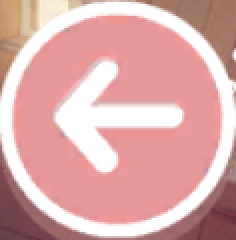
#> input picture assets/resource/image/alliance/commission_back_arrow.png, 118 x 120 px (shown 2 times larger); its folder holds only this picture in this run
$ python -i qjnn_home_random_visit.py   (imports and definitions only)
#> lines starting #> are read from the running program, lines starting #| are printed output that depends on the picture
#> further down, picture is the input picture: shape (120, 118, 3); mean B, G, R 170.2, 171.7, 221.3
### agent/qjnn_alliance_commission.py
from __future__ import annotations

import re
import time
from dataclasses import dataclass
from pathlib import Path
from typing import Callable, Protocol

from qjnn_alliance_click import alliance_business_click
from qjnn_alliance_capture import (
    AllianceCaptureManager,
)
from qjnn_common_popup import guard_runtime_session, poll_target_with_common_popups

try:
    from maa.custom_action import CustomAction
except ImportError:  # MaaFramework is optional for offline OCR/state-machine tests.
    CustomAction = object


PROJECT_ROOT = Path(__file__).resolve().parent.parent
ALLIANCE_TEMPLATE_ROOT = PROJECT_ROOT / "assets" / "resource" / "image" / "alliance"
COMMISSION_BACK_TEMPLATE = ALLIANCE_TEMPLATE_ROOT / "commission_back_arrow.png"

ALLIANCE_REFERENCE_SIZE = (900, 1600)
ALLIANCE_ENTRY_ROI = (430, 300, 300, 230)
ALLIANCE_TITLE_ROI = (240, 15, 420, 120)
ALLIANCE_COMMISSION_ENTRY_ROI = (300, 950, 300, 200)
COMMISSION_REMAINING_ROI = (550, 1450, 350, 150)
COMMISSION_CHAPTER_SWITCH_ROI = (0, 1320, 240, 280)
COMMISSION_IN_PROGRESS_ROI = (160, 350, 650, 950)
COMMISSION_COMPLETE_ROI = (40, 1080, 760, 180)
COMMISSION_BACK_ROI = (0, 180, 150, 170)

COMMISSION_BACK_CLICK_POINT = (70, 265)
SETTLEMENT_OUTSIDE_FIRST_POINT = (450, 200)
SETTLEMENT_OUTSIDE_SECOND_POINT = (450, 1400)
COMMISSION_NODE_Y_OFFSET = 75

ALLIANCE_OCR_ATTEMPTS = 3
ALLIANCE_OCR_RETRY_WAIT_SECONDS = 0.5
ALLIANCE_PAGE_WAIT_SECONDS = 0.8
ALLIANCE_SETTLEMENT_TIMEOUT_SECONDS = 20.0
ALLIANCE_SETTLEMENT_POLL_SECONDS = 0.5
ALLIANCE_POST_SETTLEMENT_TIMEOUT_SECONDS = 10.0
ALLIANCE_MAX_COMMISSION_LOOPS = 5
COMMISSION_BACK_THRESHOLD = 0.80
COMMISSION_SEARCH_SWIPES = (
    (450, 1150, 450, 550), (450, 550, 450, 1150),
    (450, 550, 450, 1150), (450, 1150, 450, 550),
    (700, 800, 200, 800), (200, 800, 700, 800),
    (200, 800, 700, 800), (700, 800, 200, 800),
)


@dataclass(frozen=True)
class Rect:
    x: int
    y: int
    width: int
    height: int

    @property
    def right(self) -> int:
        return self.x + self.width

    @property
    def bottom(self) -> int:
        return self.y + self.height

    @property
    def center(self) -> tuple[int, int]:
        return self.x + self.width // 2, self.y + self.height // 2

    # [6 lines left out: function union, not called in this run]


@dataclass(frozen=True)
class OcrItem:
    text: str
    box: Rect
    score: float = 0.0


@dataclass(frozen=True)
class AllianceCommissionResult:
    success: bool
    remaining_count: int | None
    loops: int
    reason: str


class AllianceSession(Protocol):
    def capture_frame(self): ...

    def recognize_text(self, frame) -> list[OcrItem]: ...

    def click(self, x: int, y: int) -> None: ...

    def swipe(self, x1: int, y1: int, x2: int, y2: int, duration: int): ...

    def sleep(self, seconds: float) -> None: ...

    def monotonic(self) -> float: ...

    def back_arrow_score(self, frame) -> float: ...


def _normalize_text(text: str) -> str:
    return re.sub(r"\s+", "", text).replace("：", ":")


# [24 lines left out: functions map_alliance_reference_point, _scaled_roi, not called in this run]


def _box_in_roi(box: Rect, roi: Rect) -> bool:
    center_x, center_y = box.center
    return roi.x <= center_x <= roi.right and roi.y <= center_y <= roi.bottom


# [146 lines left out: functions find_text_box, find_alliance_entry_box, find_alliance_home, parse_remaining_count, detect_commission_map, find_in_progress_box and 3 more, not called in this run]


def special_confirmation_visible(items):
    return any(_normalize_text(i.text).startswith(("快速过关", "是否只快速完成")) for i in items)


# [40 lines left out: functions parse_short_completion, completed_commission_detail, not called in this run]


def _inset(box):
    margin = max(1, min(box.width, box.height) // 6)
    return Rect(box.x + margin, box.y + margin, box.width - 2*margin, box.height - 2*margin)


# [252 lines left out: functions _stable_commission_click, _outside_target, search_active_commission, _retry_snapshot, _poll_snapshot, wait_for_commission_settlement and 3 more, not called in this run]


def _click_reference_point(session: AllianceSession, frame, point: tuple[int, int]) -> None:
    height, width = frame.shape[:2]
    alliance_business_click(session, *map_alliance_reference_point(point, width, height))


# [334 lines left out: functions exit_commission_map, run_alliance_commission_map, run_alliance_commission_from_home, run_alliance_commission_resume, run_alliance_commission, commission_back_arrow_score and 1 more, not called in this run]


class AllianceCommissionAction(CustomAction):
    def __init__(self, alliance_capture: AllianceCaptureManager | None = None) -> None:
        super().__init__()
        self._alliance_capture = alliance_capture

    # [13 lines left out: function run, not called in this run]


class AllianceCommissionSettlementDebugAction(CustomAction):
    """Thin entry that resumes only the shared settlement state machine."""

    def __init__(self, alliance_capture: AllianceCaptureManager | None = None) -> None:
        super().__init__()
        self._alliance_capture = alliance_capture

    # [13 lines left out: function run, not called in this run]


class AllianceCommissionMapExitAction(CustomAction):
    """Exit only a confirmed 0/5 commission map using the shared safe helper."""

    def __init__(self) -> None:
        super().__init__()

    # [10 lines left out: function run, not called in this run]

### agent/qjnn_home_random_visit.py
from __future__ import annotations

from app_paths import DATA_ROOT

import math
from dataclasses import dataclass
from enum import Enum
from functools import lru_cache
from pathlib import Path
from typing import Callable, Protocol, Sequence

from qjnn_alliance_commission import OcrItem, Rect
from qjnn_common_popup import GlobalTransientResult, handle_transient_if_present, detect_common_safe_popup
from qjnn_diagnostic import DiagnosticFrameStore
from qjnn_home import detect_home_page
from qjnn_home_progress import HomeTaskProgress, RANDOM_VISIT_LIMIT
from qjnn_home_life_bits import (
    HomeLifeBitsState,
    _make_runtime_session,
    detect_home_life_bits_state,
)
from qjnn_home_room_entry import (
    HOME_ROOM_TRANSITION_WAIT_SECONDS,
    enter_home_room,
    exit_home_room,
    home_room_exit_safe_rect,
    wait_before_home_room_click,
)

try:
    from maa.custom_action import CustomAction
except ImportError:  # MaaFramework is optional for static and offline tests.
    CustomAction = object


PROJECT_ROOT = Path(__file__).resolve().parent.parent
HOME_RANDOM_VISIT_DIAGNOSTIC_DIR = (
    DATA_ROOT / "images" / "debug" / "pipeline" / "home_random_visit"
)
# Include one extra confirmed jump: initial menu entry is not proof that the
# game's daily visit counter advanced. Never count a click without a transition.
RANDOM_VISIT_TARGET = RANDOM_VISIT_LIMIT
RANDOM_VISIT_OCR_THRESHOLD = 0.60
RANDOM_VISIT_STATE_ATTEMPTS = 5
RANDOM_VISIT_POLL_SECONDS = 0.5
RANDOM_VISIT_RETURN_ATTEMPTS = 3
VISIT_MENU_OPEN_ATTEMPTS = 3
VISIT_MENU_OPEN_TIMEOUT_SECONDS = 20.0
RANDOM_VISIT_TRANSITION_TIMEOUT_SECONDS = 20.0
RANDOM_VISIT_LOADING_TIMEOUT_SECONDS = 20.0
RANDOM_VISIT_STABLE_ROOM_FRAMES = 3
RANDOM_VISIT_STABLE_ROOM_MIN_SECONDS = 1.5
RANDOM_VISIT_TRANSITION_MISS_FRAMES = 2
RANDOM_VISIT_TRANSITION_MIN_SECONDS = 0.5
RANDOM_VISIT_LOADING_TRACE_SECONDS = 8.0
RANDOM_VISIT_LOADING_TRACE_INTERVAL_SECONDS = 0.2
RANDOM_VISIT_LOADING_TRACE_MAX_SAVED_FRAMES = 30
HOME_RANDOM_VISIT_REFERENCE_SIZE = (720, 1280)
HOME_RANDOM_VISIT_LOADING_TRACE_DIR = (
    HOME_RANDOM_VISIT_DIAGNOSTIC_DIR / "loading_trace"
)
HOME_RANDOM_VISIT_LOADING_TEMPLATE_DIR = (
    PROJECT_ROOT / "assets" / "resource" / "image" / "home_random_visit"
)
HOME_RANDOM_VISIT_LOADING_TEMPLATES = tuple(
    HOME_RANDOM_VISIT_LOADING_TEMPLATE_DIR / f"loading_snowflake_{index:02d}.png"
    for index in range(1, 4)
)
HOME_RANDOM_VISIT_LOADING_ROI = (310, 585, 100, 105)
HOME_RANDOM_VISIT_LOADING_TEMPLATE_SIZE = (65, 69)
HOME_RANDOM_VISIT_LOADING_THRESHOLD = 0.46
HOME_RANDOM_VISIT_LOADING_CANNY = (50, 120)

# Verified offline against QJNN_HomeRandomVisitEntrySafeRectTodo_001.png.
# Runtime derives this reference result from the current "外出拜访" OCR label;
# the label itself is not treated as the interactive surface.
HOME_RANDOM_VISIT_ENTRY_SAFE_RECT = (642, 669, 44, 44)
VISIT_ENTRY_ICON_SAFE_SIZE = (44, 44)
VISIT_ENTRY_ICON_CENTER_Y_FROM_TEXT_TOP = -35
# Verified against the real VISIT_MENU screenshots.  The OCR anchor must stay
# inside the third button, then runtime clicks this fixed interior SafeRect.
VISIT_MENU_RANDOM_BUTTON_RECT = (256, 616, 206, 84)
VISIT_MENU_RANDOM_BUTTON_SAFE_RECT = (294, 627, 150, 50)
# QJNN_HomeRandomVisitLoadingClassifierTodo_001.png is historically named but
# is actually a fully loaded VISITING_ROOM frame, not a Loading positive.
VISITING_ROOM_RANDOM_ICON_SAFE_RECT = (632, 1168, 48, 48)
VISITING_ROOM_RANDOM_ICON_SAFE_SIZE = (48, 48)
VISITING_ROOM_RANDOM_ICON_CENTER_X_FROM_TEXT_CENTER = 12
VISITING_ROOM_RANDOM_ICON_CENTER_Y_FROM_TEXT_TOP = -34
# Verified offline against QJNN_HomeRandomVisitBackSafeRectTodo_001.png.
# The pink circular button spans about x=8..105, y=3..102 at 720x1280;
# this conservative interior rectangle stays clear of its circular edge.
VISITING_ROOM_BACK_SAFE_RECT = (28, 22, 56, 56)

Targeter = Callable[[OcrItem, object], Rect | None]
VisitingClassifier = Callable[[Sequence[OcrItem], object], bool]
LoadingClassifier = Callable[[Sequence[OcrItem], object], bool]
LoadingTraceWriter = Callable[[int, float, object], bool]


class RandomVisitState(str, Enum):
    HOME_P1 = "HOME_P1"
    HOME_P2 = "HOME_P2"
    HOME_P3 = "HOME_P3"
    ROOM_MAIN = "ROOM_MAIN"
    VISIT_MENU = "VISIT_MENU"
    VISITING_ROOM = "VISITING_ROOM"


class RandomVisitTransitionPhase(str, Enum):
    CLICKED_PENDING = "CLICKED_PENDING"
    TRANSITION_STARTED = "TRANSITION_STARTED"
    SETTLING = "SETTLING"
    STABLE_VISITING_ROOM = "STABLE_VISITING_ROOM"


@dataclass(frozen=True)
class RandomVisitSnapshot:
    state: RandomVisitState
    frame: object
    items: list[OcrItem]
    target: Rect | None = None
    back_target: Rect | None = None


@dataclass(frozen=True)
class RandomVisitResult:
    success: bool
    start_state: str
    successful_visits: int
    reason: str
    final_snapshot: RandomVisitSnapshot | None = None


@dataclass(frozen=True)
class LoadingTraceResult:
    captured_frames: int
    saved_frames: int
    elapsed_seconds: float


@dataclass(frozen=True)
class LoadingProbe:
    score: float
    template_index: int | None


@dataclass(frozen=True)
class LoadingMissTraceFrame:
    frame_index: int
    elapsed_seconds: float
    frame: object


class RandomVisitSession(Protocol):
    def capture_frame(self): ...
    def recognize_text(self, frame) -> list[OcrItem]: ...
    def click(self, x: int, y: int) -> None: ...
    def sleep(self, seconds: float) -> None: ...
    def monotonic(self) -> float: ...


def _normalize(value: str) -> str:
    return "".join(str(value).split())


def _confident(items: Sequence[OcrItem]) -> list[OcrItem]:
    return [item for item in items if float(item.score) >= RANDOM_VISIT_OCR_THRESHOLD]


def _exact(items: Sequence[OcrItem], text: str) -> OcrItem | None:
    expected = _normalize(text)
    return next((item for item in items if _normalize(item.text) == expected), None)


def _valid_rect(rect: Rect | None) -> bool:
    return rect is not None and rect.width > 0 and rect.height > 0


@lru_cache(maxsize=1)
def _load_home_random_visit_loading_templates():
    import cv2
    import numpy as np

    expected_width, expected_height = HOME_RANDOM_VISIT_LOADING_TEMPLATE_SIZE
    templates = []
    for path in HOME_RANDOM_VISIT_LOADING_TEMPLATES:
        data = np.fromfile(path, dtype=np.uint8)
        template = cv2.imdecode(data, cv2.IMREAD_GRAYSCALE)
        if template is None:
            raise RuntimeError(f"无法读取小屋随机拜访 Loading 模板：{path}")
        if template.shape != (expected_height, expected_width):
            raise RuntimeError(
                "小屋随机拜访 Loading 模板尺寸错误："
                f"{path}, actual={template.shape}, "
                f"expected={(expected_height, expected_width)}"
            )
        templates.append(
            cv2.Canny(template, *HOME_RANDOM_VISIT_LOADING_CANNY)
        )

    yy, xx = np.ogrid[:expected_height, :expected_width]
    mask = (
        (
            (xx - expected_width / 2) ** 2 / 31**2
            + (yy - expected_height / 2) ** 2 / 33**2
        )
        <= 1
    ).astype(np.uint8) * 255
    return tuple(templates), mask


def home_random_visit_loading_probe(frame) -> LoadingProbe:
    """Score the real snowflake and identify the best 1-based template."""
    import cv2
    import numpy as np

    if frame is None or getattr(frame, "size", 0) == 0:
        return LoadingProbe(0.0, None)
    reference_width, reference_height = HOME_RANDOM_VISIT_REFERENCE_SIZE
    height, width = frame.shape[:2]
#> height = 120; width = 118
    if (width, height) != (reference_width, reference_height):
        interpolation = (
            cv2.INTER_AREA
            if width > reference_width or height > reference_height
            else cv2.INTER_CUBIC
        )
#> interpolation = 2
        frame = cv2.resize(
            frame,
            (reference_width, reference_height),
            interpolation=interpolation,
        )
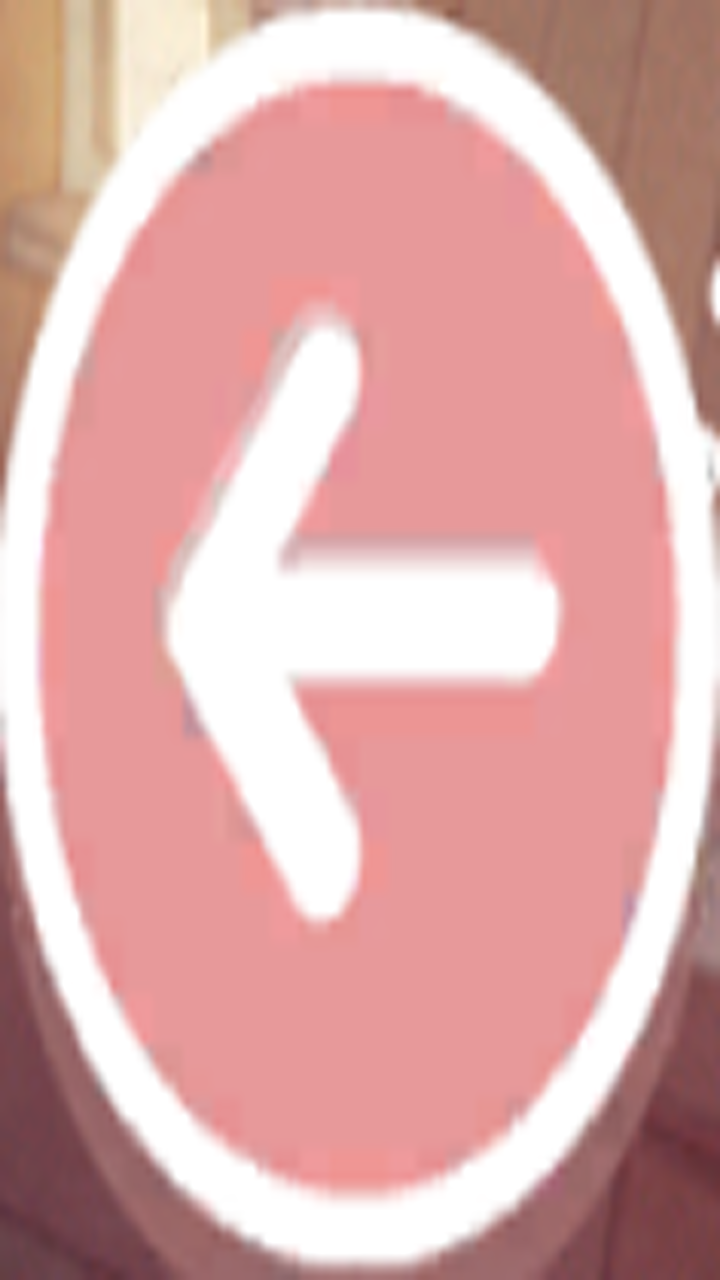
#> frame: shape (1280, 720, 3); mean of channels 0, 1, 2 170.1, 171.6, 221.3; drawn as B, G, R

    roi = Rect(*HOME_RANDOM_VISIT_LOADING_ROI)
    search = frame[roi.y : roi.bottom, roi.x : roi.right]
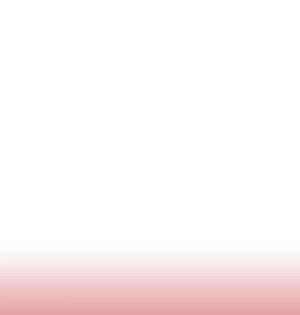
#> search: shape (105, 100, 3) (shown 3 times larger); mean of channels 0, 1, 2 245.5, 245, 252.3; drawn as B, G, R
    search_edges = cv2.Canny(
        cv2.cvtColor(search, cv2.COLOR_BGR2GRAY),
        *HOME_RANDOM_VISIT_LOADING_CANNY,
    )
#> search_edges: shape (105, 100); every value is 0
    templates, mask = _load_home_random_visit_loading_templates()
    best = 0.0
    best_template_index: int | None = None
    for template_index, template in enumerate(templates, start=1):
        scores = cv2.matchTemplate(
            search_edges,
            template,
            cv2.TM_CCORR_NORMED,
            mask=mask,
        )
        finite = scores[np.isfinite(scores)]
        if finite.size:
            score = float(finite.max())
            if score > best:
                best = score
                best_template_index = template_index
    return LoadingProbe(best, best_template_index)


def home_random_visit_loading_score(frame) -> float:
    """Compatibility API returning only the best real-snowflake score."""
    return home_random_visit_loading_probe(frame).score


# [1151 lines left out: functions home_random_visit_loading_classifier, _visiting_room_random_entry, visit_entry_icon_safe_rect, visit_menu_random_button_safe_rect, visiting_room_classifier, visiting_room_random_icon_safe_rect and 11 more, not called in this run]


class HomeRandomVisitAction(CustomAction):
    # [27 lines left out: function run, not called in this run]

>>> import cv2
>>> picture = cv2.imread('../assets/resource/image/alliance/commission_back_arrow.png')
#> (the run stopped early here; a loop or call above may not have finished)

$ run again, on assets/resource/image/alliance/top_back_arrow.png
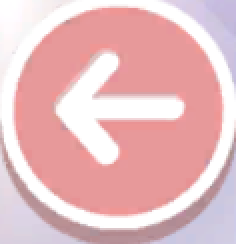
#> input picture assets/resource/image/alliance/top_back_arrow.png, 118 x 122 px (shown 2 times larger)
#> picture is the input picture: shape (122, 118, 3); mean B, G, R 192.3, 188.4, 231.7
#> in home_random_visit_loading_probe, `frame = cv2.resize( frame, (reference_width, reference_height), interp..`:
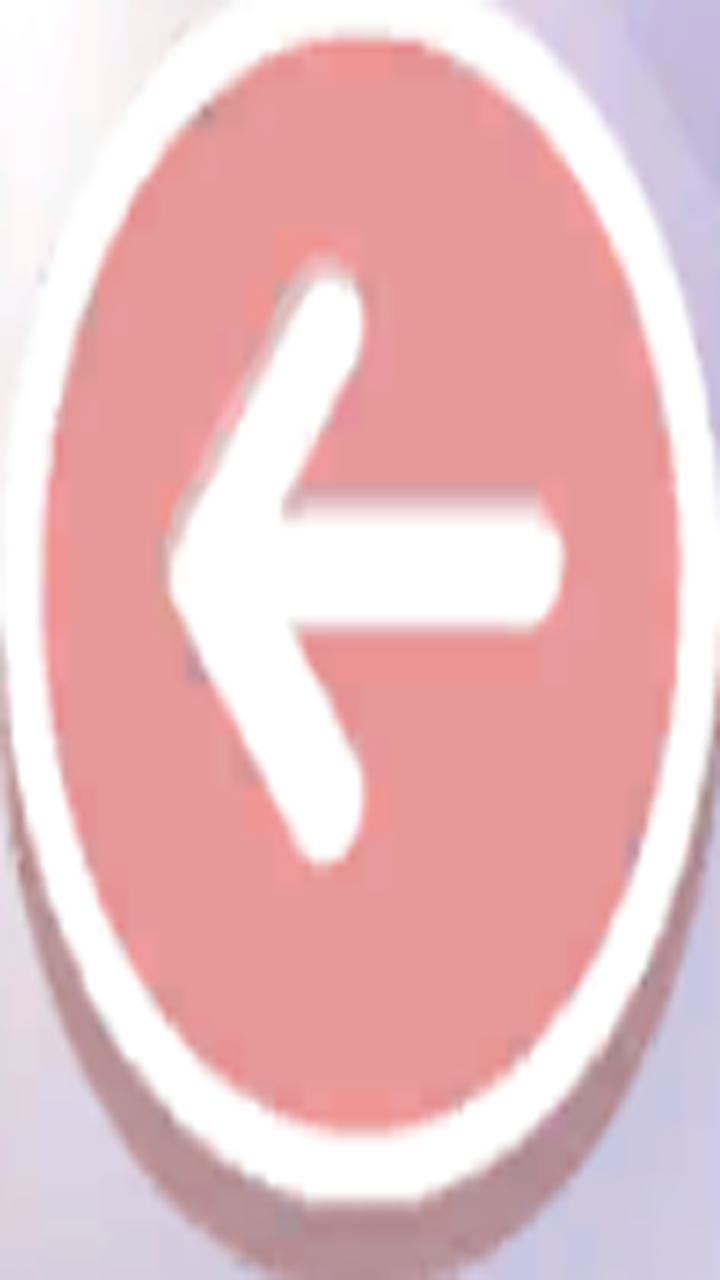
#> frame: shape (1280, 720, 3); mean of channels 0, 1, 2 192.2, 188.4, 231.6; drawn as B, G, R
#> in home_random_visit_loading_probe, `search = frame[roi.y : roi.bottom, roi.x : roi.right]`:
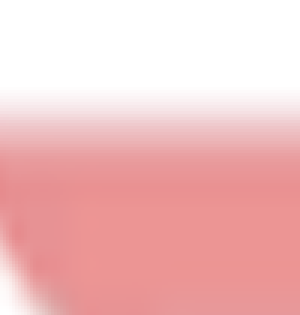
#> search: shape (105, 100, 3) (shown 3 times larger); mean of channels 0, 1, 2 193.4, 192.8, 241.7; drawn as B, G, R
#> search_edges: shape (105, 100); every value is 0
